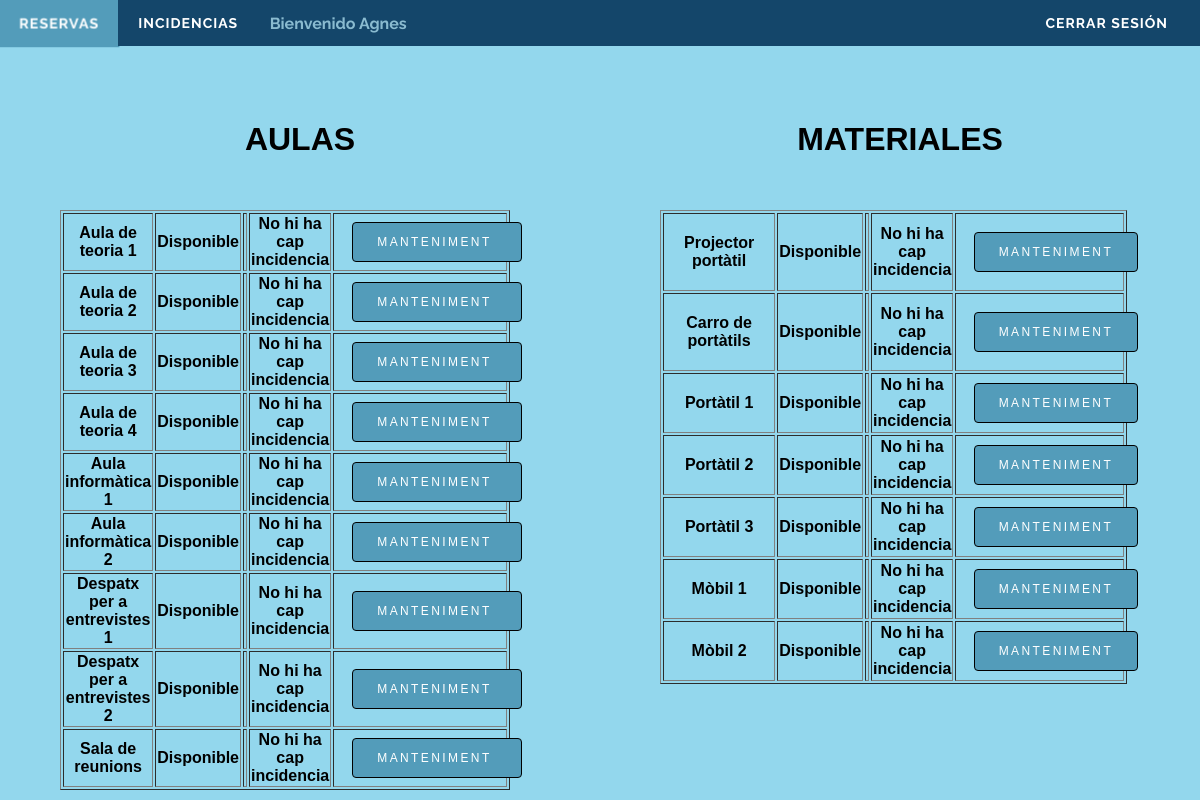
The app's page /administrar.php (signed in) with its own data.
### tables this page shows
CREATE TABLE IF NOT EXISTS `tbl_recursos` (
  `rec_id` int(11) NOT NULL,
  `rec_contingut` varchar(255) NOT NULL,
  `rec_reservado` tinyint(1) NOT NULL DEFAULT '1',
  `rec_tipo_rec` tinyint(1) NOT NULL,
  `rec_desactivat` tinyint(1) NOT NULL DEFAULT '1'
);

CREATE TABLE IF NOT EXISTS `tbl_reservas` (
  `res_id` int(11) NOT NULL,
  `res_fecha_ini` date NOT NULL,
  `res_hora_ini` varchar(8) NOT NULL,
  `res_fecha_fin` date NOT NULL,
  `res_hora_fin` varchar(8) NOT NULL,
  `res_incidencia` tinyint(1) NOT NULL DEFAULT '1',
  `res_incidencia_coment` varchar(255) NOT NULL,
  `res_incidencia_usu_email` varchar(50) NOT NULL,
  `UsuarioReservante` varchar(50) DEFAULT NULL,
  `idRecurso` int(11) DEFAULT NULL
);

### administrar.php (the view, shortened to what this page needs)
<?php
	if(isset($_SESSION['nombre']))$login=1;
	if(isset($login)){
?>
<!DOCTYPE html>
<html>
    <head>
	    <link rel="stylesheet" href="css/stylesBar.css">
        <link rel="stylesheet" type="text/css" href="css/reservas.css" />
	</head>
    <body>
		<div class="header">
			<div id='cssmenu'>
				<ul>
					<li class='active'><a href='reservas.php'>RESERVAS</a></li>
					<li><a href='incidencia.php'>INCIDENCIAS</a></li>
					<li class='wel'><?php echo "<br/>&nbsp;&nbsp; Bienvenido $_SESSION[nombre] ";
					?></li>
					<li class='cerrar'><a href="index.php">Cerrar Sesión</a></li>
				</ul>
			</div>
		</div>
        <div class="fondo">
			<div class="principal">
				<h1>AULAS</h1>
				<?php
					$con = mysqli_connect('mysql.2freehosting.com', 'u609120829_user', 'qweQWE123', 'u609120829_bd');
					$sql = ("SELECT * FROM `tbl_recursos` WHERE tbl_recursos.rec_tipo_rec= 1");
					$datos = mysqli_query($con, $sql);
                    if(mysqli_num_rows($datos) > 0){
						echo "<div class='objeto'>";
								echo "<table border=1 >";
                        while($cerca = mysqli_fetch_array($datos)){
							$id = $cerca['rec_id'];
							$reservado =  $cerca['rec_reservado'];
                            $cerca['rec_contingut']= utf8_encode($cerca['rec_contingut']);
										echo "<tr><td>";
										echo "<b>" . $cerca['rec_contingut'] . "</b>";
										echo "</td>";
										echo "<td>";
										$con1 = mysqli_connect('mysql.2freehosting.com', 'u609120829_user', 'qweQWE123', 'u609120829_bd');;
										$sql1 = ("SELECT * FROM `tbl_reservas` WHERE tbl_reservas.idRecurso=$id  ORDER BY tbl_reservas.res_fecha_fin ASC, tbl_reservas.res_hora_fin ASC LIMIT 1");
										$datos1 = mysqli_query($con1, $sql1);
										if(mysqli_num_rows($datos1) > 0){
											while($cercaret = mysqli_fetch_array($datos1)){
												$usuarioep=$cercaret['UsuarioReservante'];
												if($reservado==1){
													echo "Disponible";
													echo "</td>";
													echo "<td>";
													break;
												}else{
													echo "En uso";
													echo "</td>";
													echo "<td>".$usuarioep;
													break;
												}
											}
										}else {
											echo "Disponible";
													echo "</td>";
													echo "<td>";
										}
								echo "<td>";
										if($cercaret['res_incidencia']==0){
												echo "Hi ha una incidencia amb aquest recurs";
										}else{
											echo "No hi ha cap incidencia ";
										}
										echo "</td>";
										echo "</td>";
										echo "<td>";
										echo "<form action='#' method='POST'>";
										if($cerca['rec_desactivat']=="1"){
											echo "  <input type='submit' value='MANTENIMENT '/><br/>";
										}else{
											echo "  <input type='hidden' name='manteniment' value='$cerca[rec_id]'/>";
											echo "  <input type='submit' value='REPARAT'/><br/>";
										}
									echo "</form>";
								echo "</td></tr>";
                        }
						echo "</table>";
							echo "</div>";
                    }
				?>
			</div>
			<div class="aside">
				<h1>MATERIALES</h1>
				<?php
					$con = mysqli_connect('mysql.2freehosting.com', 'u609120829_user', 'qweQWE123', 'u609120829_bd');
					$sql = ("SELECT * FROM `tbl_recursos` WHERE tbl_recursos.rec_tipo_rec= 0");
					$datos = mysqli_query($con, $sql);
                    if(mysqli_num_rows($datos) > 0){
						echo "<div class='objeto'>";
								echo "<table border=1 >";
                        while($cerca = mysqli_fetch_array($datos)){
							$id = $cerca['rec_id'];
							$reservado=$cerca['rec_reservado'];
                            $cerca['rec_contingut']= utf8_encode($cerca['rec_contingut']);
										echo "<tr><td style=padding:20px; >";
										echo "<b>" . $cerca['rec_contingut'] . "</b>";
										echo "</td>";
										echo "<td>";
										$con1 = mysqli_connect('mysql.2freehosting.com', 'u609120829_user', 'qweQWE123', 'u609120829_bd');
										$sql1 = ("SELECT * FROM `tbl_reservas` WHERE tbl_reservas.idRecurso=$id  ORDER BY tbl_reservas.res_fecha_fin ASC, tbl_reservas.res_hora_fin ASC LIMIT 1 ");
										$datos1 = mysqli_query($con1, $sql1);
										if(mysqli_num_rows($datos1) > 0){
											while($cercaret = mysqli_fetch_array($datos1)){
												$usuarioep=$cercaret['UsuarioReservante'];
												if($reservado==1){
													echo "Disponible";
													echo "</td>";
													echo "<td>";
												}else{
													echo "En uso";
													echo "</td>";
													echo "<td>".$usuarioep;
												}
													break;
											}
										}else {
											echo "Disponible";
													echo "</td>";
													echo "<td>";
										}
echo "<td>";
										if($cercaret['res_incidencia']==1){
											echo "No hi ha cap incidencia ";
										}else{
											echo "Hi ha una incidencia amb aquest recurs";
										}
										echo "</td>";
										echo "</td>";
										echo "<td>";
										echo "<form action='#' method='POST'>";
										if($cerca['rec_desactivat']=="1"){
											echo "  <input type='submit' value='MANTENIMENT'/><br/>";
										}else{
											echo "  <input type='hidden' name='manteniment' value='$cerca[rec_id]'/>";
											echo "  <input type='submit' value='REPARAT'/><br/>";
										}
									echo "</form>";
								echo "</td></tr>";
                        }
						echo "</table>";
							echo "</div>";
                    }
				?>
			</div>
		</div>
    </body>
</html>
<?php
}else{
	$_SESSION['validarse'] = 'error';
	header("Location: index.php");
	die();
}
?>

### css/stylesBar.css (style rules this page uses)
#cssmenu, #cssmenu ul, #cssmenu ul li, #cssmenu ul li a, #cssmenu #menu-button { margin: 0; color: #8ABBD0; padding: 0; border: 0; list-style: none; line-height: 1; display: block; position: relative; -webkit-box-sizing: border-box; -moz-box-sizing: border-box; box-sizing: border-box; }
#cssmenu:after, #cssmenu > ul:after { content: "."; display: block; clear: both; visibility: hidden; line-height: 0; height: 0; }
#cssmenu { width: auto; font-family: Raleway, sans-serif; line-height: 1; }
#cssmenu > ul { background: #14466A; }
#cssmenu > ul > li { float: left; -webkit-perspective: 1000px; -moz-perspective: 1000px; perspective: 1000px; }
#cssmenu > ul > li > a { padding: 16px 20px; font-size: 14px; color: #ffffff; letter-spacing: 1px; text-transform: uppercase; text-decoration: none; background: #14466A; -webkit-transition: all .3s; -moz-transition: all .3s; -o-transition: all .3s; transition: all .3s; -webkit-transform-origin: 50% 0; -moz-transform-origin: 50% 0; transform-origin: 50% 0; -webkit-transform-style: preserve-3d; -moz-transform-style: preserve-3d; transform-style: preserve-3d; }
#cssmenu > ul >li.wel { margin-left: 0; padding-right: 12px; }
#cssmenu > ul >li.cerrar { position: absolute; right: 0; padding-right: 12px; }
#cssmenu > ul > li > a::before { position: absolute; top: 100%; left: 0; z-index: -1; -webkit-box-sizing: border-box; -moz-box-sizing: border-box; box-sizing: border-box; width: 100%; height: 100%; padding: 16px 20px; color: #ffffff; background: #539CBA; content: attr(data-title); -webkit-transition: background 0.3s; -moz-transition: background 0.3s; transition: background 0.3s; -webkit-transform: rotateX(-90deg); -moz-transform: rotateX(-90deg); transform: rotateX(-90deg); -webkit-transform-origin: 50% 0; -moz-transform-origin: 50% 0; transform-origin: 50% 0; -ms-transform: translateY(- -18px); }

### css/reservas.css (style rules this page uses)
body { background-color: #93D7ED; position: relative; margin: 0; font-family: 'Work Sans', Arial, Helvetica, sans-serif; min-height: 100%; }
input { font-size: 0.75rem; height: 2.5rem; padding: 0 1.5rem; color: white; background: #539CBA; text-transform: uppercase; border-radius: .25rem; letter-spacing: .2em; transition: background .2s; }
.header { width: 100%; height: 100px; font-weight: bold; text-align: center; }
.fondo { width: 100%; height: 100%; }
.principal { float: left; width: 50%; height: 100%; text-align: center; font-weight: bold; padding-bottom: 25%; }
.aside { float: right; width: 50%; height: 100%; text-align: center; font-weight: bold; padding-bottom: 25%; }
.objeto { float: left; margin-top: 5%; margin-left: 10%; margin-bottom: 10%; width: 250px; height: 150px; text-align: center; }
div.objeto form input { border-style: none; margin-left: 10%; }
div.objeto form input { border-style: solid; border-width: 1px; }

### records on screen
tbl_recursos: rec_contingut "Aula de teoria 1"
tbl_recursos: rec_contingut "Aula de teoria 2"
tbl_recursos: rec_contingut "Aula de teoria 3", shows "Disponible"
tbl_recursos: rec_contingut "Aula de teoria 4", shows "Disponible"
tbl_recursos: rec_contingut "Aula informàtica 1"
tbl_recursos: rec_contingut "Aula informàtica 2", shows "Disponible"
tbl_recursos: rec_contingut "Despatx per a entrevistes 1"
tbl_recursos: rec_contingut "Despatx per a entrevistes 2", shows "Disponible"
tbl_recursos: rec_contingut "Sala de reunions"
tbl_recursos: rec_contingut "Projector portàtil"
tbl_recursos: rec_contingut "Carro de portàtils", shows "Disponible"
tbl_recursos: rec_contingut "Portàtil 1", shows "Disponible"
tbl_recursos: rec_contingut "Portàtil 2", shows "Disponible"
tbl_recursos: rec_contingut "Portàtil 3", shows "Disponible"
tbl_recursos: rec_contingut "Mòbil 1", shows "Disponible"
tbl_recursos: rec_contingut "Mòbil 2"

### other values on screen
$_SESSION[nombre] "Agnes"
